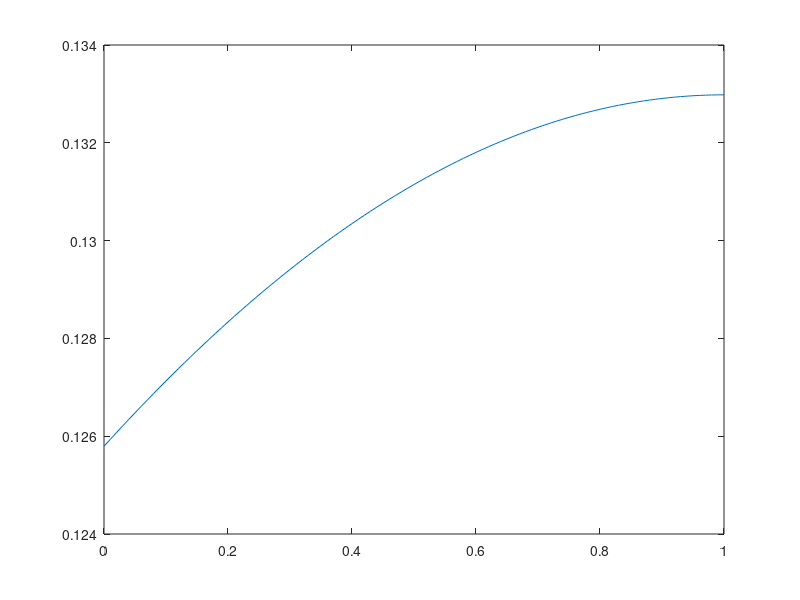

Source code (MATLAB):
% assume standard deviation = 3 here
% Gaussian
% amp vs x
clc;
clear all;

sd=3;
m=1;

X=[0:0.01:1];
p=normpdf(X,m, sd);


plot(X, p);

